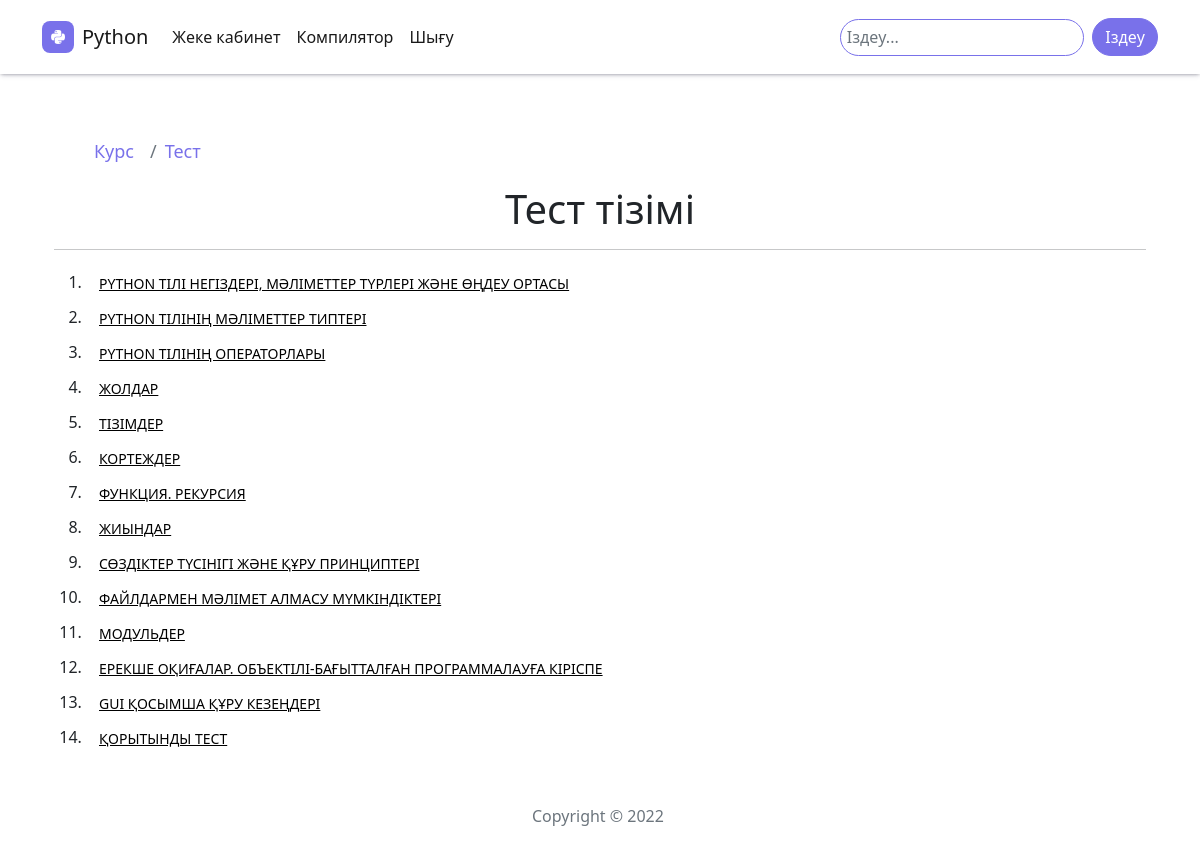
Page /quiz/ (signed in) on the committed database.
### universystem/models.py (models this page shows, shortened)
class Quiz(models.Model):
    name = models.CharField(max_length=120)
    topic = models.CharField(max_length=120)
    numbers_of_questions = models.IntegerField()
    time = models.IntegerField(help_text="vremya testa")
    required_score_to_pass = models.IntegerField(help_text="required score to pass")
    class Meta:
        verbose_name = 'Тесты'
        verbose_name_plural = 'Тесты'

### universystem/views.py (the view)
# urls.py: path('quiz/', login_required(views.QuizListView.as_view()), name="main-quiz"),
class QuizListView(ListView):
    model = Quiz
    template_name = "quiz_main.html"

### universystem/templates/quiz_main.html (shortened to what this page needs)
{% extends 'base.html' %}
{% load static %}
{% block content %}
 <div class="container">
  <div class="container">
    <ol class="breadcrumb">
      <li class="breadcrumb-item active" aria-current="page"><a href="{% url 'universystem:topics' %}" >Курс</a></li>
      <li class="breadcrumb-item"><a href="{% url 'universystem:main-quiz' %}" >Тест</a></li>
   </ol>
  <div class="h1 text-center">Тест тізімі</div>
  <hr>
  <div >
    <ol>
      {% for obj in object_list %}
      <li>
        <button id="link" class="btn btn-link modal-button" data-pk="{{obj.pk}}"
        data-quiz="{{obj.name}}"
        data-questions="{{obj.numbers_of_questions}}"
        data-time="{{obj.time}}"
        data-pass="{{obj.required_score_to_pass}}"
        data-toggle="modal"
        data-target="#quizStartModal"
        >{{obj.name}}</button> <br>
      </li>
      {% endfor %}
      <li>
        <button id="link" class="btn btn-link modal-button" data-pk="exam"
        data-quiz="Қорытынды тест"
        data-questions="10"
        data-time="10"
        data-pass="80"
        data-toggle="modal"
        data-target="#quizStartModal"
        >Қорытынды тест</button> <br>
      </li>
    </ol>
  </div>
</div>
{% endblock %}

### static/assets/css/styles.css (style rules this page uses)
.breadcrumb { margin: 20px 40px; }

### universystem/templates/base.html (style rules this page uses)
body { overflow-x: hidden; }

### universystem/templates/quiz_main.html (style rules this page uses)
a:link { color: #7971ea; text-decoration: none; }
.breadcrumb { background-color: white; font-size: 18px; margin-top: 4rem; }
#link { font-size: 24px; color: black; text-transform: uppercase; }
#link { font-size: 14px; }

### rows in the picture
Quiz: name "PYTHON ТІЛІ НЕГІЗДЕРІ, МӘЛІМЕТТЕР ТҮРЛЕРІ ЖӘНЕ ӨҢДЕУ ОРТАСЫ"
Quiz: name "PYTHON ТІЛІНІҢ МӘЛІМЕТТЕР ТИПТЕРІ"
Quiz: name "PYTHON ТІЛІНІҢ ОПЕРАТОРЛАРЫ"
Quiz: name "ЖОЛДАР"
Quiz: name "ТІЗІМДЕР"
Quiz: name "КОРТЕЖДЕР"
Quiz: name "ФУНКЦИЯ. РЕКУРСИЯ"
Quiz: name "ЖИЫНДАР"
Quiz: name "СӨЗДІКТЕР ТҮСІНІГІ ЖӘНЕ ҚҰРУ ПРИНЦИПТЕРІ"
Quiz: name "ФАЙЛДАРМЕН МӘЛІМЕТ АЛМАСУ МҮМКІНДІКТЕРІ"
Quiz: name "МОДУЛЬДЕР"
Quiz: name "ЕРЕКШЕ ОҚИҒАЛАР. ОБЪЕКТІЛІ-БАҒЫТТАЛҒАН ПРОГРАММАЛАУҒА КІРІСПЕ"
Quiz: name "GUI ҚОСЫМША ҚҰРУ КЕЗЕҢДЕРІ"
